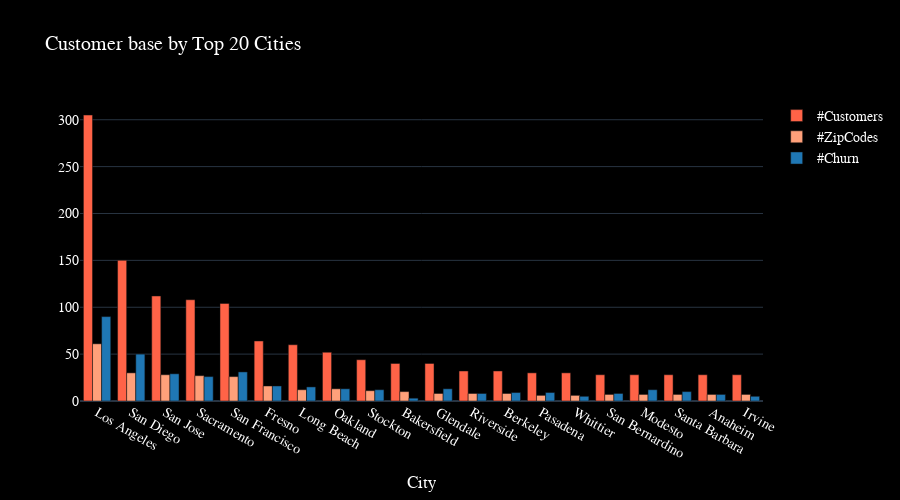

The code cell stored with this chart in its notebook:
### Code cell
## plotting the number of customer, zip codes served and churn customers for the top 20 cities
telco_grouped = telco_grouped.head(20)

## plotting using Plotly Express
fig = go.Figure()

## adding the bars for each category
fig.add_trace(go.Bar(x=telco_grouped['City'], y=telco_grouped['#Customers'], name='#Customers', marker_color='#FF6347'))
fig.add_trace(go.Bar(x=telco_grouped['City'], y=telco_grouped['#ZipCodes'], name='#ZipCodes', marker_color='#FFA07A'))
fig.add_trace(go.Bar(x=telco_grouped['City'], y=telco_grouped['#Churn'], name='#Churn', marker_color='#1f77b4'))

## updating layout
fig.update_layout(barmode='group', title='Customer base by Top 20 Cities',
                  xaxis_title='City',
                  font=dict(family="Arial", size=14, color="white"),
                  xaxis=dict(tickfont=dict(color='white')),
                  yaxis=dict(tickfont=dict(color='white')),
                  plot_bgcolor='black', paper_bgcolor='black',
                  hoverlabel=dict(bgcolor='white', font=dict(color='black')), height = 500)

## showing the plot
fig.show()

### Figure 1 — Plotly figure (JSON) as saved in the notebook; plotly's stock layout.template omitted (floating-point values rounded to 4 significant figures)
{"data": [{"marker": {"color": "#FF6347"}, "name": "#Customers", "type": "bar", "x": ["Los Angeles", "San Diego", "San Jose", "Sacramento", "San Francisco", "Fresno", "Long Beach", "Oakland", "Stockton", "Bakersfield", "Glendale", "Riverside", "Berkeley", "Pasadena", "Whittier", "San Bernardino", "Modesto", "Santa Barbara", "Anaheim", "Irvine"], "y": [305, 150, 112, 108, 104, 64, 60, 52, 44, 40, 40, 32, 32, 30, 30, 28, 28, 28, 28, 28]}, {"marker": {"color": "#FFA07A"}, "name": "#ZipCodes", "type": "bar", "x": ["Los Angeles", "San Diego", "San Jose", "Sacramento", "San Francisco", "Fresno", "Long Beach", "Oakland", "Stockton", "Bakersfield", "Glendale", "Riverside", "Berkeley", "Pasadena", "Whittier", "San Bernardino", "Modesto", "Santa Barbara", "Anaheim", "Irvine"], "y": [61, 30, 28, 27, 26, 16, 12, 13, 11, 10, 8, 8, 8, 6, 6, 7, 7, 7, 7, 7]}, {"marker": {"color": "#1f77b4"}, "name": "#Churn", "type": "bar", "x": ["Los Angeles", "San Diego", "San Jose", "Sacramento", "San Francisco", "Fresno", "Long Beach", "Oakland", "Stockton", "Bakersfield", "Glendale", "Riverside", "Berkeley", "Pasadena", "Whittier", "San Bernardino", "Modesto", "Santa Barbara", "Anaheim", "Irvine"], "y": [90, 50, 29, 26, 31, 16, 15, 13, 12, 3, 13, 8, 9, 9, 5, 8, 12, 10, 7, 5]}], "layout": {"barmode": "group", "font": {"color": "white", "family": "Arial", "size": 14}, "height": 500, "hoverlabel": {"bgcolor": "white", "font": {"color": "black"}}, "paper_bgcolor": "black", "plot_bgcolor": "black", "title": {"text": "Customer base by Top 20 Cities"}, "xaxis": {"tickfont": {"color": "white"}, "title": {"text": "City"}}, "yaxis": {"tickfont": {"color": "white"}}}}
